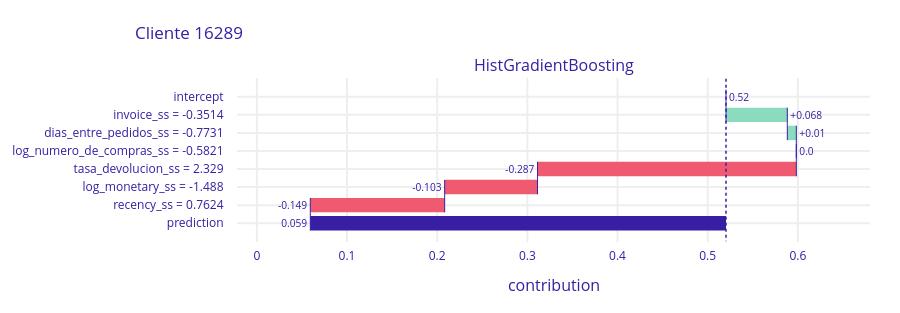

Notebook code cell kept with this figure:
### Code cell
# Sacar un customer_id específico
customer_id_objetivo = 16289

if customer_id_objetivo in val_x.index:
    cliente_especifico = val_x.loc[[customer_id_objetivo]]
    bd = explainer.predict_parts(cliente_especifico, type='break_down')
    bd.plot(title=f'Cliente {customer_id_objetivo}')
else:
    print(f"El cliente {customer_id_objetivo} no se encuentra en val_x")

### Figure 1 — Plotly figure (JSON) as saved in the notebook; plotly's stock layout.template omitted (floating-point values rounded to 4 significant figures)
{"data": [{"base": 0.5203, "connector": {"line": {"color": "#371ea3", "dash": "solid", "width": 1}, "mode": "spanning"}, "decreasing": {"marker": {"color": "#f05a71"}}, "hoverinfo": "text+delta", "hoverlabel": {"bgcolor": "rgba(0,0,0,0.8)"}, "hovertext": ["Average response: 0.52<br>Prediction: 0.059", "invoice_ss = -0.3514<br>increases average response by", "dias_entre_pedidos_ss = -0.7731<br>increases average response by", "log_numero_de_compras_ss = -0.5821<br>decreases average response by", "tasa_devolucion_ss = 2.329<br>decreases average response by", "log_monetary_ss = -1.488<br>decreases average response by", "recency_ss = 0.7624<br>decreases average response by", "Average response: 0.52<br>Prediction: 0.059"], "increasing": {"marker": {"color": "#8bdcbe"}}, "measure": ["relative", "relative", "relative", "relative", "relative", "relative", "relative", "total"], "orientation": "h", "showlegend": false, "text": ["0.52", "+0.068", "+0.01", "0.0", "-0.287", "-0.103", "-0.149", "0.059"], "textposition": "outside", "totals": {"marker": {"color": "#371ea3"}}, "type": "waterfall", "x": [0, 0.068, 0.01, 0, -0.287, -0.103, -0.149, -0.461], "xaxis": "x", "y": ["intercept", "invoice_ss = -0.3514", "dias_entre_pedidos_ss = -0.7731", "log_numero_de_compras_ss = -0.5821", "tasa_devolucion_ss = 2.329", "log_monetary_ss = -1.488", "recency_ss = 0.7624", "prediction"], "yaxis": "y"}], "layout": {"annotations": [{"font": {"size": 16}, "showarrow": false, "text": "HistGradientBoosting", "x": 0.5, "xanchor": "center", "xref": "paper", "y": 1, "yanchor": "bottom", "yref": "paper"}, {"font": {"size": 16}, "showarrow": false, "text": "contribution", "x": 0.5, "xanchor": "center", "xref": "paper", "y": 0, "yanchor": "top", "yref": "paper", "yshift": -30}], "font": {"color": "#371ea3"}, "height": 313, "margin": {"b": 71, "r": 30, "t": 78}, "shapes": [{"line": {"color": "#371ea3", "dash": "dot", "width": 1.5}, "type": "line", "x0": 0.5203, "x1": 0.5203, "xref": "x", "y0": -1, "y1": 8, "yref": "y"}], "title": {"text": "Cliente 16289", "x": 0.15}, "xaxis": {"anchor": "y", "automargin": true, "domain": [0, 1], "fixedrange": true, "gridwidth": 2, "range": [-0.022, 0.68], "tickcolor": "white", "ticklen": 3, "ticks": "outside", "type": "linear", "zeroline": false}, "yaxis": {"anchor": "x", "automargin": true, "autorange": "reversed", "domain": [0, 1], "fixedrange": true, "gridwidth": 2, "tickcolor": "white", "ticklen": 10, "ticks": "outside", "type": "category"}}}
